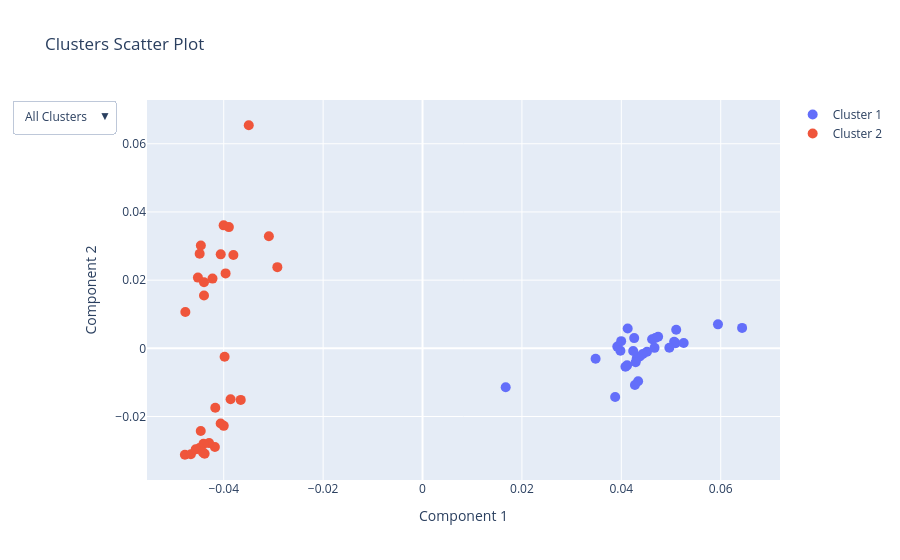

Notebook code cell kept with this figure:
### Code cell
fig = tod.plotting.cluster_scatter_plot(corpus, pca, hclustering)
fig.show()

### Figure 1 — Plotly figure (JSON) as saved in the notebook; plotly's stock layout.template omitted (floating-point values rounded to 4 significant figures)
{"data": [{"hoverinfo": "text", "hovertemplate": "%{text}<extra></extra>", "marker": {"size": 10}, "mode": "markers", "name": "Cluster 1", "text": [["begin", "VERB"], ["carry", "VERB"], ["come", "VERB"], ["comot", "VERB"], ["dey", "VERB"], ["do", "VERB"], ["follow", "VERB"], ["get", "VERB"], ["go", "VERB"], ["gree", "VERB"], ["jump", "VERB"], ["know", "VERB"], ["like", "VERB"], ["pedal", "VERB"], ["play", "VERB"], ["prepare", "VERB"], ["run", "VERB"], ["rush", "VERB"], ["sabi", "VERB"], ["sell", "VERB"], ["siddon", "VERB"], ["suppose", "VERB"], ["take", "VERB"], ["talk", "VERB"], ["travel", "VERB"], ["try", "VERB"], ["use", "VERB"], ["waka", "VERB"], ["want", "VERB"]], "type": "scatter", "x": [0.04311, 0.04517, 0.03982, 0.04128, 0.03919, 0.0462, 0.05093, 0.04668, 0.04371, 0.04741, 0.05063, 0.01674, 0.03997, 0.05945, 0.04967, 0.0643, 0.05255, 0.05104, 0.04289, 0.04433, 0.04338, 0.04274, 0.04083, 0.03483, 0.04685, 0.04117, 0.04259, 0.04238, 0.03876], "y": [-0.002937, -0.001024, -0.0006872, 0.005836, 0.0005022, 0.002661, 0.00147, 0.0001341, -0.002382, 0.003377, 0.001949, -0.01142, 0.002104, 0.00703, 0.0001501, 0.005991, 0.00155, 0.005455, -0.004102, -0.00164, -0.009681, -0.01077, -0.005394, -0.00305, 0.003022, -0.004995, 0.002998, -0.0008019, -0.01429]}, {"hoverinfo": "text", "hovertemplate": "%{text}<extra></extra>", "marker": {"size": 10}, "mode": "markers", "name": "Cluster 2", "text": [["already", "ADV"], ["also", "ADV"], ["always", "ADV"], ["be", "AUX"], ["bin", "AUX"], ["can", "AUX"], ["con", "AUX"], ["den", "ADV"], ["dey", "AUX"], ["don", "AUX"], ["even", "ADV"], ["first", "ADV"], ["fit", "AUX"], ["for", "AUX"], ["gats", "AUX"], ["go", "AUX"], ["just", "ADV"], ["kuku", "ADV"], ["make", "AUX"], ["must", "AUX"], ["na", "AUX"], ["never", "AUX"], ["no", "AUX"], ["now", "ADV"], ["only", "ADV"], ["really", "ADV"], ["so", "ADV"], ["still", "ADV"], ["too", "ADV"], ["very", "ADV"], ["will", "AUX"]], "type": "scatter", "x": [-0.03896, -0.04519, -0.04484, -0.03658, -0.04177, -0.04781, -0.04462, -0.04002, -0.04062, -0.04294, -0.0406, -0.0446, -0.0417, -0.03999, -0.04661, -0.04407, -0.04397, -0.03962, -0.03862, -0.04488, -0.03982, -0.04384, -0.04563, -0.02921, -0.04772, -0.04397, -0.03091, -0.04226, -0.03805, -0.03496, -0.04419], "y": [0.03556, 0.02074, 0.02776, -0.01512, -0.02894, -0.03122, -0.02424, 0.03607, -0.02203, -0.0278, 0.02756, 0.03014, -0.01745, -0.02273, -0.03107, -0.02799, 0.01939, 0.02198, -0.01495, -0.02927, -0.002469, -0.0309, -0.02964, 0.02381, 0.01064, 0.01549, 0.03287, 0.02045, 0.02736, 0.06543, -0.03051]}], "layout": {"title": {"text": "Clusters Scatter Plot"}, "updatemenus": [{"buttons": [{"args": [{"visible": [true, true]}, {"title": "All Clusters"}], "label": "All Clusters", "method": "update"}, {"args": [{"visible": [true, false]}, {"title": "Cluster 1"}], "label": "Cluster 1", "method": "update"}, {"args": [{"visible": [false, true]}, {"title": "Cluster 2"}], "label": "Cluster 2", "method": "update"}], "direction": "down", "showactive": true}], "xaxis": {"title": {"text": "Component 1"}}, "yaxis": {"title": {"text": "Component 2"}}}}
